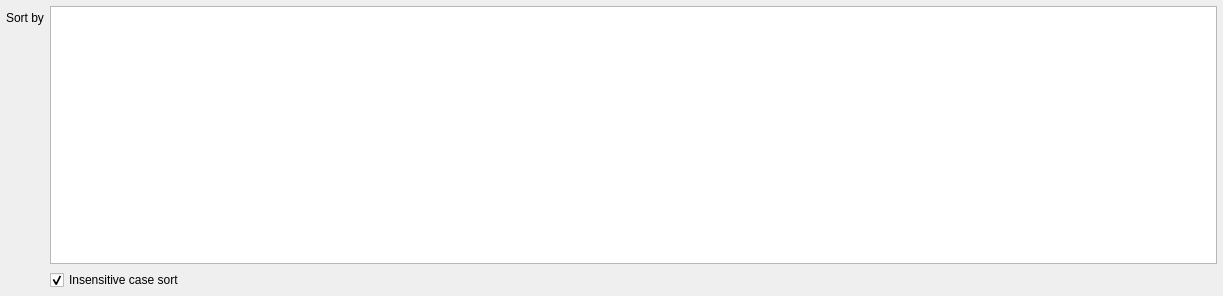
<?xml version="1.0" encoding="UTF-8"?>
<ui version="4.0">
 <class>Form</class>
 <widget class="QWidget" name="Form">
  <property name="geometry">
   <rect>
    <x>0</x>
    <y>0</y>
    <width>1223</width>
    <height>296</height>
   </rect>
  </property>
  <property name="sizePolicy">
   <sizepolicy hsizetype="Preferred" vsizetype="Fixed">
    <horstretch>0</horstretch>
    <verstretch>0</verstretch>
   </sizepolicy>
  </property>
  <property name="windowTitle">
   <string>Form</string>
  </property>
  <layout class="QFormLayout" name="formLayout">
   <property name="sizeConstraint">
    <enum>QLayout::SetMinimumSize</enum>
   </property>
   <property name="fieldGrowthPolicy">
    <enum>QFormLayout::ExpandingFieldsGrow</enum>
   </property>
   <property name="leftMargin">
    <number>6</number>
   </property>
   <property name="topMargin">
    <number>6</number>
   </property>
   <property name="rightMargin">
    <number>6</number>
   </property>
   <property name="bottomMargin">
    <number>6</number>
   </property>
   <item row="0" column="0">
    <widget class="QLabel" name="label">
     <property name="text">
      <string>Sort by</string>
     </property>
    </widget>
   </item>
   <item row="0" column="1">
    <widget class="WOrderedList" name="lwPropertiesSortList">
     <property name="minimumSize">
      <size>
       <width>0</width>
       <height>250</height>
      </size>
     </property>
    </widget>
   </item>
   <item row="1" column="1">
    <widget class="QCheckBox" name="cbPropertiesSortCaseInsensitive">
     <property name="text">
      <string>Insensitive case sort</string>
     </property>
     <property name="checked">
      <bool>true</bool>
     </property>
    </widget>
   </item>
  </layout>
 </widget>
 <customwidgets>
  <customwidget>
   <class>WOrderedList</class>
   <extends>QListWidget</extends>
   <header>bulicommander.pktk.widgets.worderedlist</header>
  </customwidget>
 </customwidgets>
 <resources/>
 <connections/>
</ui>
